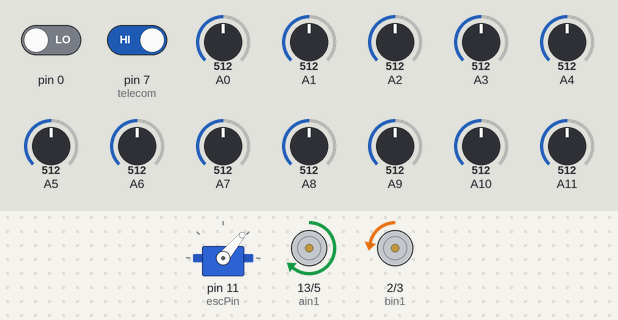
Recording of a sketch running on a simulated Arduino Leonardo, built with avr-gcc and run on an emulated ATmega32U4. Shown: servo, direction and speed pins drawn as motors (green arrow = direction pin HIGH = forward, orange = LOW = backward, longer = more drive). The test bench sets the inputs (shaded band); at power-on: A6 = 512, A9 = 512, A7 = 512, pin 7 (telecom) HIGH, pin 0 LOW, A0 = 512, A1 = 512, A2 = 512, A3 = 512, A4 = 512, A5 = 512, A8 = 512, A10 = 512, A11 = 512. At 12.7 s the program stops and its outputs stay as they are.

Above: at 6.7 s.
6.8 s: A6 set to 306
At 8.4 s:
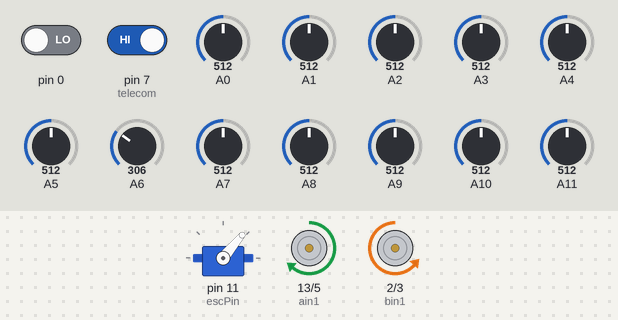
8.7 s: A9 set to 306
At 9.9 s:
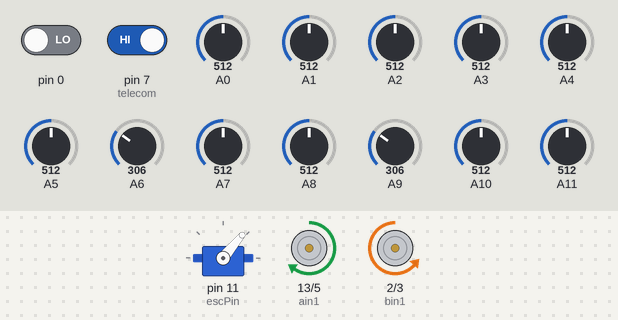
10.2 s: A7 set to 180
At 11.3 s:
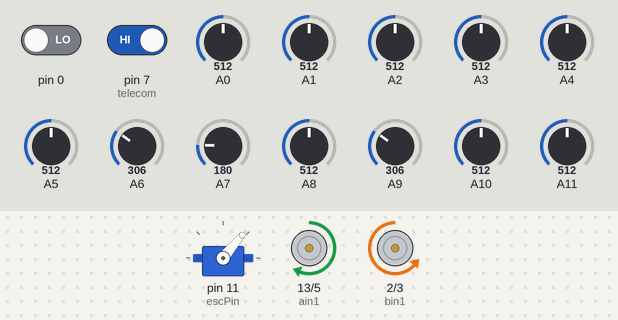
11.7 s: pin 7 (telecom) driven LOW
At 13.7 s:
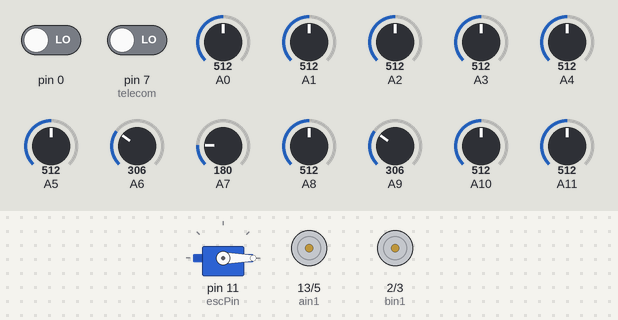
Timing chart, 0 to 14.2 s (numbered marks = the images above; inputs shaded):
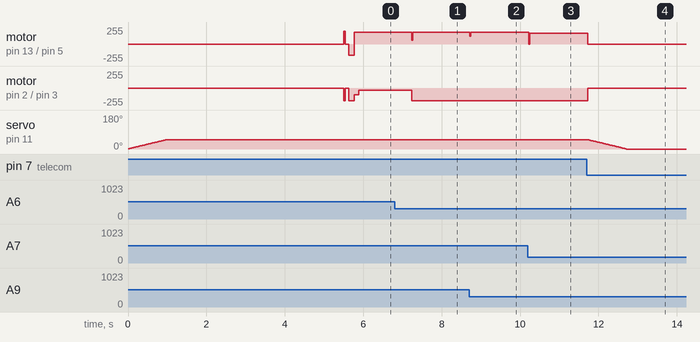

The sketch:

Sparky_enhanced.ino
```cpp
#include "hardware_init.h"
#include "motors.h"
#include "turbina.h"
#include "citire_snz.h"
#include "line_black.h"


void setup(){

 hardwareInit();
 wait_for_start();
    changeThrottle(force);
   delay(4500);
}


void loop()
{


    follow_enhanced();
   wait_for_stop();
   //citire_senzori();
}
```

citire_snz.h
```cpp
#ifndef citire_snz
#define citire_snz

#include "hardware_init.h"
#include "motors.h"
#include "turbina.h"

void citire(){
  sd = digitalRead(0);
  s1 = analogRead(A0);
  s2 = analogRead(A1);
  s3 = analogRead(A2);
  s4 = analogRead(A3);
  s5 = analogRead(A4);
  s6 = analogRead(A5);
  s7 = analogRead(A11);
  s8 = analogRead(A10);
  s9 = analogRead(A9);
  s10 = analogRead(A8);
  s11 = analogRead(A7);
  s12 = analogRead(A6);


}
void citire_senzori(){

  citire();
  Serial.print(s1);
  Serial.print("    ");
  Serial.print(s2);
  Serial.print("    ");
  Serial.print(s3);
  Serial.print("    ");
  Serial.print(s4);
  Serial.print("    ");
  Serial.print(s5);
  Serial.print("    ");
  Serial.print(s6);
  Serial.print("    ");
  Serial.print(s7);
  Serial.print("    ");
  Serial.print(s8);
  Serial.print("    ");
  Serial.print(s9);
  Serial.print("    ");
  Serial.print(s10);
  Serial.print("    ");
  Serial.print(s11);
  Serial.print("    ");
  Serial.print(s12);
  Serial.print("    ");
  Serial.println(sd);
}

void wait_for_start() {

  while(start == 0){
       start = digitalRead(telecom);
  }

}

void wait_for_stop(){
  start = digitalRead(telecom);
  while(start == 0){
      set_motors(0, 0);
      changeThrottle(0);
  }

}

#endif
```

hardware_init.h
```cpp
#ifndef hardware_init
#define hardware_init

#include "Servo.h"
#include "Arduino.h"


Servo esc;
int minPulseRate = 1000;
int maxPulseRate = 2000;


#define escPin 11
#define pwma  5
#define ain1  13
#define pwmb  3
#define bin1  2
#define telecom 7


int s1;
int s2;
int s3;
int s4;
int s5;
int s6;
int s7;
int s8;
int s9;
int s10;
int s11;
int s12;
int sd;

uint8_t start = 0;


 void hardwareInit() {

  pinMode(pwma,OUTPUT);
  pinMode(ain1,OUTPUT);
  pinMode(pwmb,OUTPUT);
  pinMode(bin1,OUTPUT);
  pinMode(telecom, INPUT);

  Serial.begin(9600);
  Serial.setTimeout(500);


  esc.attach(escPin, minPulseRate, maxPulseRate);
  esc.write(0);

 }

 #endif
```

line_black.h
```cpp
#ifndef line_black
#define line_black

#include "hardware_init.h"
#include "citire_snz.h"
#include "motors.h"
#include "variables.h"

int line;
uint8_t pos;
int last_proportional= 0;
int proportional;


uint8_t s1_c;
uint8_t s2_c;
uint8_t s3_c;
uint8_t s4_c;
uint8_t s5_c;
uint8_t s6_c;
uint8_t s7_c;
uint8_t s8_c;
uint8_t s9_c;
uint8_t s10_c;
uint8_t s11_c;
uint8_t s12_c;


void read_sensors_black(){
  citire();

  if(s1 < pas0) s1_c = 0;
  else if((s1 > pas0) && (s1 <= pas1)) s1_c = 1;
  else if((s1 > pas1) && (s1 <= pas2)) s1_c = 2;
  else if((s1 > pas2) && (s1 <= pas3)) s1_c = 3;
  else if((s1 > pas3) && (s1 <= pas4)) s1_c = 4;
  else if((s1 > pas4) && (s1 <= pas5)) s1_c = 5;
  else if((s1 > pas5) && (s1 <= pas6)) s1_c = 6;
  else if((s1 > pas6) && (s1 <= pas7)) s1_c = 7;

  if(s2 < pas0) s2_c = 0;
  else if((s2 > pas0) && (s2 <= pas1)) s2_c = 1;
  else if((s2 > pas1) && (s2 <= pas2)) s2_c = 2;
  else if((s2 > pas2) && (s2 <= pas3)) s2_c = 3;
  else if((s2 > pas3) && (s2 <= pas4)) s2_c = 4;
  else if((s2 > pas4) && (s2 <= pas5)) s2_c = 5;
  else if((s2 > pas5) && (s2 <= pas6)) s2_c = 6;
  else if((s2 > pas6) && (s2 <= pas7)) s2_c = 7;

  if(s3 < pas0) s3_c = 0;
  else if((s3 > pas0) && (s3 <= pas1)) s3_c = 1;
  else if((s3 > pas1) && (s3 <= pas2)) s3_c = 2;
  else if((s3 > pas2) && (s3 <= pas3)) s3_c = 3;
  else if((s3 > pas3) && (s3 <= pas4)) s3_c = 4;
  else if((s3 > pas4) && (s3 <= pas5)) s3_c = 5;
  else if((s3 > pas5) && (s3 <= pas6)) s3_c = 6;
  else if((s3 > pas6) && (s3 <= pas7)) s3_c = 7;


  if(s4 < pas0) s4_c = 0;
  else if((s4 > pas0) && (s4 <= pas1)) s4_c = 1;
  else if((s4 > pas1) && (s4 <= pas2)) s4_c = 2;
  else if((s4 > pas2) && (s4 <= pas3)) s4_c = 3;
  else if((s4 > pas3) && (s4 <= pas4)) s4_c = 4;
  else if((s4 > pas4) && (s4 <= pas5)) s4_c = 5;
  else if((s4 > pas5) && (s4 <= pas6)) s4_c = 6;
  else if((s4 > pas6) && (s4 <= pas7)) s4_c = 7;

  if(s5 < pas0) s5_c = 0;
  else if((s5 > pas0) && (s5 <= pas1)) s5_c = 1;
  else if((s5 > pas1) && (s5 <= pas2)) s5_c = 2;
  else if((s5 > pas2) && (s5 <= pas3)) s5_c = 3;
  else if((s5 > pas3) && (s5 <= pas4)) s5_c = 4;
  else if((s5 > pas4) && (s5 <= pas5)) s5_c = 5;
  else if((s5 > pas5) && (s5 <= pas6)) s5_c = 6;
  else if((s5 > pas6) && (s5 <= pas7)) s5_c = 7;

  if(s6 < pas0) s6_c = 0;
  else if((s6 > pas0) && (s6 <= pas1)) s6_c = 1;
  else if((s6 > pas1) && (s6 <= pas2)) s6_c = 2;
  else if((s6 > pas2) && (s6 <= pas3)) s6_c = 3;
  else if((s6 > pas3) && (s6 <= pas4)) s6_c = 4;
  else if((s6 > pas4) && (s6 <= pas5)) s6_c = 5;
  else if((s6 > pas5) && (s6 <= pas6)) s6_c = 6;
  else if((s6 > pas6) && (s6 <= pas7)) s6_c = 7;


  if(s7 < pas0) s7_c = 0;
  else if((s7 > pas0) && (s7 <= pas1)) s7_c = 1;
  else if((s7 > pas1) && (s7 <= pas2)) s7_c = 2;
  else if((s7 > pas2) && (s7 <= pas3)) s7_c = 3;
  else if((s7 > pas3) && (s7 <= pas4)) s7_c = 4;
  else if((s7 > pas4) && (s7 <= pas5)) s7_c = 5;
  else if((s7 > pas5) && (s7 <= pas6)) s7_c = 6;
  else if((s7 > pas6) && (s7 <= pas7)) s7_c = 7;

  if(s8 < pas0) s8_c = 0;
  else if((s8 > pas0) && (s8 <= pas1)) s8_c = 1;
  else if((s8 > pas1) && (s8 <= pas2)) s8_c = 2;
  else if((s8 > pas2) && (s8 <= pas3)) s8_c = 3;
  else if((s8 > pas3) && (s8 <= pas4)) s8_c = 4;
  else if((s8 > pas4) && (s8 <= pas5)) s8_c = 5;
  else if((s8 > pas5) && (s8 <= pas6)) s8_c = 6;
  else if((s8 > pas6) && (s8 <= pas7)) s8_c = 7;

  if(s9 < pas0) s9_c = 0;
  else if((s9 > pas0) && (s9 <= pas1)) s9_c = 1;
  else if((s9 > pas1) && (s9 <= pas2)) s9_c = 2;
  else if((s9 > pas2) && (s9 <= pas3)) s9_c = 3;
  else if((s9 > pas3) && (s9 <= pas4)) s9_c = 4;
  else if((s9 > pas4) && (s9 <= pas5)) s9_c = 5;
  else if((s9 > pas5) && (s9 <= pas6)) s9_c = 6;
  else if((s9 > pas6) && (s9 <= pas7)) s9_c = 7;

  if(s10 < pas0) s10_c = 0;
  else if((s10 > pas0) && (s10 <= pas1)) s10_c = 1;
  else if((s10 > pas1) && (s10 <= pas2)) s10_c = 2;
  else if((s10 > pas2) && (s10 <= pas3)) s10_c = 3;
  else if((s10 > pas3) && (s10 <= pas4)) s10_c = 4;
  else if((s10 > pas4) && (s10 <= pas5)) s10_c = 5;
  else if((s10 > pas5) && (s10 <= pas6)) s10_c = 6;
  else if((s10 > pas6) && (s10 <= pas7)) s10_c = 7;

    if(s11 < pas0) s11_c = 0;
  else if((s11 > pas0) && (s11 <= pas1)) s11_c = 1;
  else if((s11 > pas1) && (s11 <= pas2)) s11_c = 2;
  else if((s11 > pas2) && (s11 <= pas3)) s11_c = 3;
  else if((s11 > pas3) && (s11 <= pas4)) s11_c = 4;
  else if((s11 > pas4) && (s11 <= pas5)) s11_c = 5;
  else if((s11 > pas5) && (s11 <= pas6)) s11_c = 6;
  else if((s11 > pas6) && (s11 <= pas7)) s11_c = 7;

    if(s12 < pas0) s12_c = 0;
  else if((s12 > pas0) && (s12 <= pas1)) s12_c = 1;
  else if((s12 > pas1) && (s12 <= pas2)) s12_c = 2;
  else if((s12 > pas2) && (s12 <= pas3)) s12_c = 3;
  else if((s12 > pas3) && (s12 <= pas4)) s12_c = 4;
  else if((s12 > pas4) && (s12 <= pas5)) s12_c = 5;
  else if((s12 > pas5) && (s12 <= pas6)) s12_c = 6;
  else if((s12 > pas6) && (s12 <= pas7)) s12_c = 7;


  // PID for 10 sensors
  line = (s1_c * 1) + (s2_c * 2) + (s3_c * 3) + (s4_c * 4) + (s5_c * 5) + (s6_c * 6) + (s7_c * 7) + (s8_c * 8) + (s9_c * 9) + (s10_c * 10) +(s11_c * 11) + (s12_c * 12);
  line = line * 10;
  line = line / (s1_c + s2_c + s3_c + s4_c + s5_c + s6_c + s7_c + s8_c + s9_c + s10_c + s11_c + s12_c);
  line = line - 10;


  if(line != -11) {
    if(s2_c + s3_c + s4_c + s5_c + s6_c < s7_c + s8_c + s9_c + s10_c + s11_c) pos = 2;
    else if(s2_c + s3_c + s4_c + s5_c + s6_c > s7_c + s8_c + s9_c + s10_c + s11_c) pos = 0;
    else if (s6_c > 6 && s7_c > 6) pos = 1;
  }


}


void follow(){


  read_sensors_black();


  int proportional = line - 55;

  int derivative = proportional - last_proportional;

  int integral;

  last_proportional = proportional;

  integral += proportional;

  long power_difference = (proportional * kp) + (derivative * kd) + (integral * ki) ;
  //Serial.println(power_difference);

 if(line != -11)
  {
    if(power_difference > max_vel)  power_difference = max_vel;
    if(power_difference < -max_vel) power_difference = -max_vel;

    //if(power_difference > -6 && power_difference < 6) set_motors(150, 150);
    if(power_difference < 0)
      set_motors(max_vel + power_difference, max_vel);
    else
      set_motors(max_vel, max_vel - power_difference);
  }

  else if (line == -11){
    if (pos == 2)
      set_motors(turn_vel, -turn_vel);
    else if (pos == 0)
      set_motors(-turn_vel, turn_vel);
    else if(pos == 1)
      set_motors(200, 200);
  }
}

int obstacol = 0;


void count(){
  sd = digitalRead(0);
if(sd == 0) {
  obstacol++;
   delay(30);
  }
   //Serial.println(obstacol);
}


void follow_enhanced(){

  follow();
  count();

   if(obstacol == 1){
       set_motors(0, 0);
        delay(100);
            set_motors(-170, 170);
            delay(130);
            set_motors(180, 100);
         delay(120);
            set_motors(180, 30);
         delay(1350);
         pos = 0;
            obstacol++;
   }
  /* if(obstacol == 3){
       set_motors(0, 0);
         delay(100);
      set_motors(240, 140);
       delay(950);
       set_motors(0, 0);
       delay(500);
       set_motors(180, 120);
       delay(400);
       obstacol++;
   }*/
}


#endif
```

motors.h
```cpp
#ifndef motors
#define motors

#include "hardware_init.h"


void set_motors(int speedLeft, int speedRight) {
  if (speedLeft > 0) {
    digitalWrite(ain1, HIGH);
    analogWrite(pwma, speedLeft);
  }
  else {
    digitalWrite(ain1, LOW);
    analogWrite(pwma, -speedLeft);
  }

  if (speedRight > 0) {
    digitalWrite(bin1, LOW);
    analogWrite(pwmb, speedRight);
  }
  else {
    digitalWrite(bin1, HIGH);
    analogWrite(pwmb, -speedRight);
  }
}

#endif
```

turbina.h
```cpp
#ifndef turbina
#define turbina

#include "hardware_init.h"
#include "variables.h"


int verify(int value) {
  if( value < 0 )
    return 0;
  if( value > 90 )
    return 90;
  return value;
}

void changeThrottle(int throttle) {
  throttle = verify(throttle);
  int currentThrottle = esc.read();

  int jump = 1;
  if( throttle < currentThrottle )
    jump = -1;

  while( currentThrottle != throttle ) {
    esc.write(currentThrottle + jump);
    currentThrottle = esc.read();
    delay(20);
  }

}


#endif
```

variables.h
```cpp
#ifndef variables
#define variables


int max_vel = 190;// 0 - 255
int kp = 5; // 1 - 30
int ki = 0;
int kd = 60; // 0 - 5000

int turn_vel = 140; // 50-200

int force = 50; // 1 - 99

int pas0 = 70;
int pas1 = 160;
int pas2 = 270;
int pas3 = 350;
int pas4 = 430;
int pas5 = 540;
int pas6 = 620;
int pas7 = 700;

int pas0_w = 500;
int pas1_w = 440;
int pas2_w = 350;
int pas3_w = 220;
int pas4_w = 120;
int pas5_w = 80;
int pas6_w = 42;
int pas7_w = 22;

#endif
```

Measured:
- after the input at 6.8 s, motor on pin 13 (ain1) / pin 5 (pwma): forward 180/255 → forward 60/255 after 0.44 s, → forward 180/255 0.03 s later
- after the input at 8.7 s, motor on pin 13 (ain1) / pin 5 (pwma): forward 180/255 → forward 175/255 at once
- after the input at 10.2 s, motor on pin 13 (ain1) / pin 5 (pwma): forward 175/255 → forward 160/255 at once
- after the input at 11.7 s, motor on pin 13 (ain1) / pin 5 (pwma): forward 160/255 → stopped at once; motor on pin 2 (bin1) / pin 3 (pwmb): backward 190/255 → stopped at once; servo on pin 11 (escPin): moves from 50° to 0° over 0.98 s, starting at once
